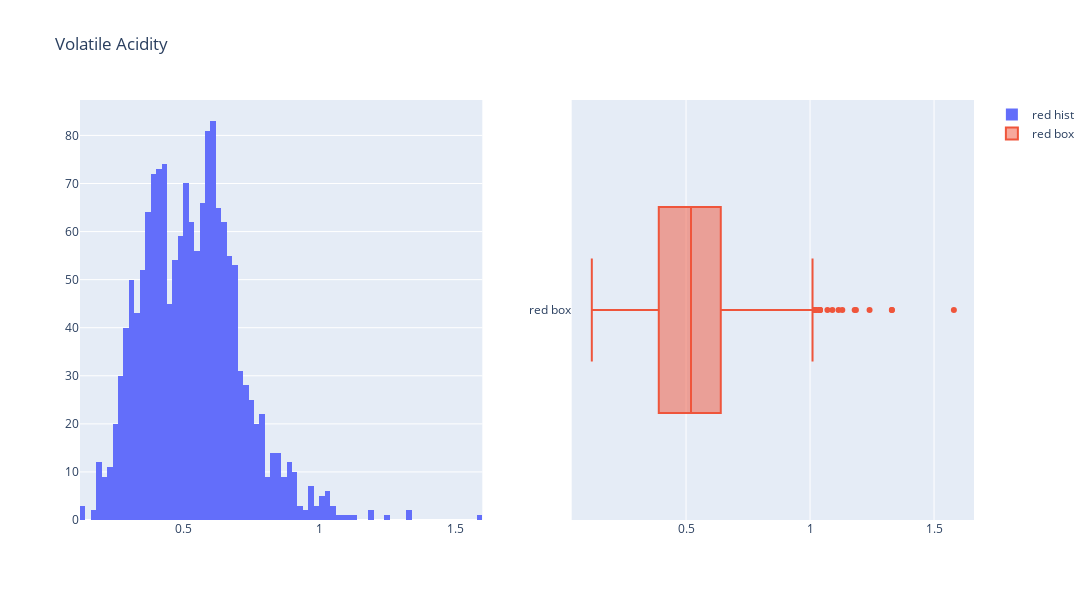

Notebook code cell kept with this figure:
### Markdown cell above
There is pretty good standard deviation, so plausible that we might be able to use this data pretty well for banding.

### Code cell
fig = make_subplots(rows=1,cols=2)

#histogram for red
fig.append_trace(go.Histogram(
    x=red_wine_data["volatile acidity"],
    name="red hist"), row=1,col=1)

#boxplot for red
fig.append_trace(go.Box(
    x=red_wine_data["volatile acidity"],
    name="red box"
),row=1,col=2)


fig.update_layout(height=600, width=1200, title_text="Volatile Acidity")
fig.show()

### Figure 1 — Plotly figure (JSON) as saved in the notebook; plotly's stock layout.template omitted (floating-point values rounded to 4 significant figures; data arrays with more than 128 entries replaced by an {"elided": "..."} marker saying what was removed)
{"data": [{"name": "red hist", "type": "histogram", "x": {"elided": "1599 float values"}, "xaxis": "x", "yaxis": "y"}, {"name": "red box", "type": "box", "x": {"elided": "1599 float values"}, "xaxis": "x2", "yaxis": "y2"}], "layout": {"height": 600, "title": {"text": "Volatile Acidity"}, "width": 1200, "xaxis": {"anchor": "y", "domain": [0, 0.45]}, "xaxis2": {"anchor": "y2", "domain": [0.55, 1]}, "yaxis": {"anchor": "x", "domain": [0, 1]}, "yaxis2": {"anchor": "x2", "domain": [0, 1]}}}
